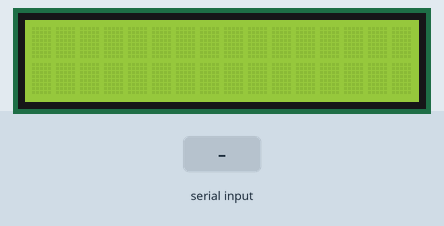
This sketch was run on a simulated ESP32. Shown: 16×2 character LCD. Inputs (shaded band) come from the test bench. What the sketch prints to the serial monitor is not drawn.

Above: at 1.2 s.
1.3 s: "90,45\n" received over Serial
At 2.8 s:
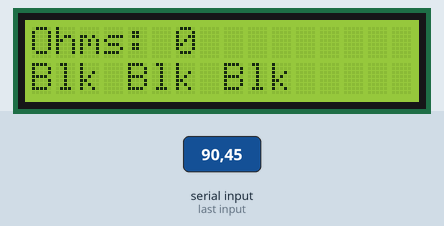
3.8 s: "30,150\n" received over Serial
At 4.6 s:
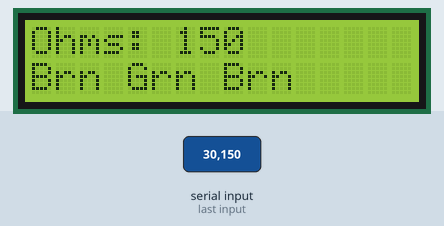
6.3 s: "1\n" received over Serial
At 6.6 s:
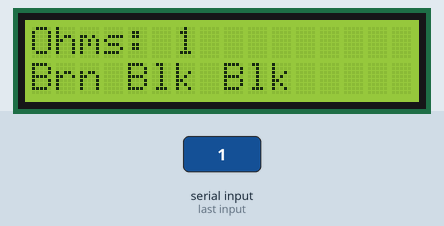
8.8 s: "2\n" received over Serial
At 9.6 s:
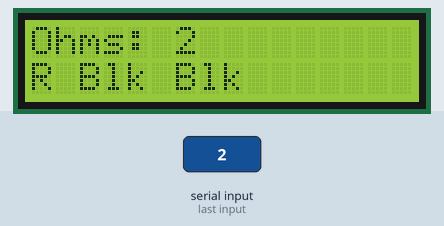
11.3 s: "4\n" received over Serial
At 11.6 s:
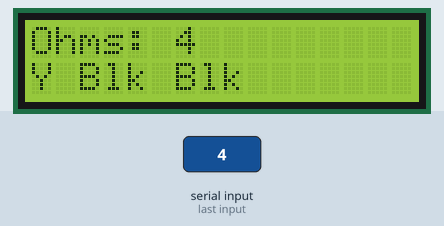
13.8 s: "5\n" received over Serial
At 14.6 s:
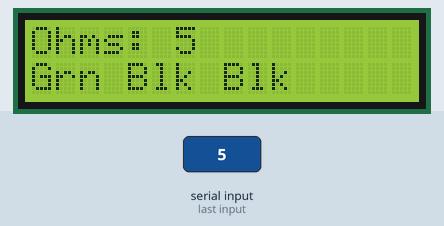
Timing chart, 0 to 16.8 s (numbered marks = the images above; inputs shaded):
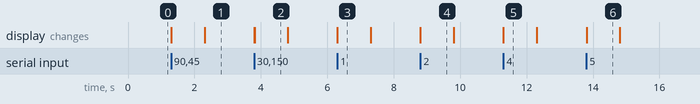

Measured:
- after the input at 1.3 s, the display: first changes at once (image 1 shows a later state)
- after the input at 3.8 s, the display: first changes at once (image 2 shows a later state)
- after the input at 6.3 s, the display: changes at once (image 3)
- after the input at 8.8 s, the display: changes at once (image 4)
- after the input at 11.3 s, the display: changes at once (image 5)
- after the input at 13.8 s, the display: changes at once (image 6)
- what the display in image 2 shows lasts 1.0 s, from 3.8 s to 4.8 s

The sketch:

lab4p3.ino
```cpp
/* Lab4p3
 *
 * Jean-Luc Major
 * ECET 130-2, Fall 2016
 *
 * This program will take a input (resistorInt)
 * and extract the two leading digits and a modifyer
 * value. It will then convert the three values to the
 * appropriate colour bands and print the resulting
 * colours on the attached LCD with 2 rows and 16 columns.
 *
 * This program requires LiquidCrystal Library
 */
#include <LiquidCrystal.h>

void colour();  // initializes function
// initializes LCD on following pins
LiquidCrystal lcd(12, 11, 5, 4, 3, 2);

void setup() {
  Serial.begin(9600); //starts serial at 9600 BAUD
  lcd.begin(16, 2); // Starts LCD and sets how many characters and lines
}

void loop() {
  unsigned long resistorInt;
  // Set as unsigned long to allow rediculously large + value
  int firstColour, secondColour, thirdColour = 0;
  // variables for each colourband
  lcd.setCursor(0,0); // sets lcd cursor to column 0 row 1
  Serial.printf("Enter a resistor value in Ohm's: ");
  while(Serial.available() == 0); //waits for input
  resistorInt = Serial.parseInt();  // Grabs long int from serial
  Serial.printf("%lu\n");
  lcd.clear();  // clears LCD for new output
  lcd.printf("Ohms: %lu", resistorInt);
  if (resistorInt < 10) { // if resistor under 10 Ohms
    firstColour = resistorInt;
    secondColour = thirdColour = 0;
  } else if (resistorInt < 100) { // if resistor under 100 Ohms
    secondColour = resistorInt % 10; // extracts second leading value
    firstColour = resistorInt / 10;  // extracts leading value
    thirdColour = 0;
  } else {
    while (resistorInt >= 100){ // finds modifyer value
      resistorInt = resistorInt / 10;
      thirdColour++;
    }
    secondColour = resistorInt % 10;  // extracts second leading value
    firstColour = resistorInt / 10;   // extracts leading value
  }
  lcd.setCursor(0,1); // set cursor to column 0 row 1
  // Sends values to colour function
  colour(firstColour);
  colour(secondColour);
  colour(thirdColour);
}

// Function will take int value and print corresponding colour band
void colour(int colourInt){
  switch (colourInt){
    case 0:
      lcd.print("Blk ");
      break;
    case 1:
      lcd.print("Brn ");
      break;
    case 2:
      lcd.print("R ");
      break;
    case 3:
      lcd.print("O ");
      break;
    case 4:
      lcd.print("Y ");
      break;
    case 5:
      lcd.print("Grn ");
      break;
    case 6:
      lcd.print("Blu ");
      break;
    case 7:
      lcd.print("V ");
      break;
    case 8:
      lcd.print("Gry ");
      break;
    case 9:
      lcd.print("W ");
      break;
  }
}
```
